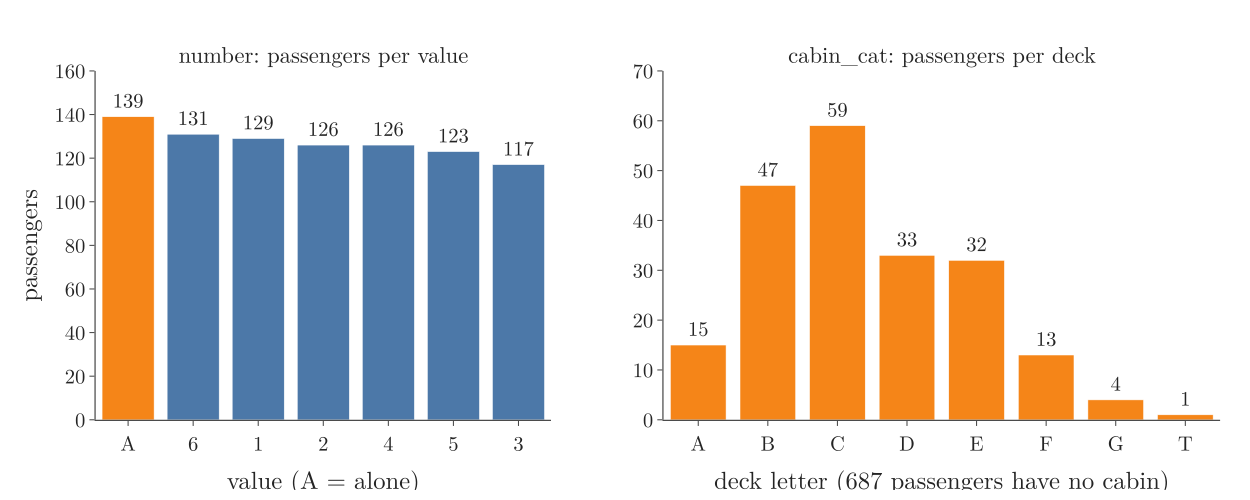

Source code (Python):
"""Plotly chart for Note 33: how often each value of `number` appears, and passengers per cabin deck."""
from pathlib import Path
import pandas as pd
import plotly.graph_objects as go
from plotly.subplots import make_subplots

here = Path(__file__).parent
BLUE, ORANGE = "#4C78A8", "#F58518"
df = pd.read_csv(here.parent / "data" / "titanic.csv")

number = df["number"].value_counts()
deck = df["Cabin"].str[0].value_counts().sort_index()

fig = make_subplots(1, 2, horizontal_spacing=0.1, column_widths=[0.45, 0.55],
                    subplot_titles=["number: passengers per value", "cabin_cat: passengers per deck"])
fig.add_trace(go.Bar(x=number.index, y=number.values, text=number.values, textposition="outside",
                     marker_color=[ORANGE if v == "A" else BLUE for v in number.index]), 1, 1)
fig.add_trace(go.Bar(x=deck.index, y=deck.values, text=deck.values, textposition="outside",
                     marker_color=ORANGE), 1, 2)
fig.update_yaxes(title="passengers", range=[0, 160], row=1, col=1)
fig.update_yaxes(range=[0, 70], row=1, col=2)
fig.update_xaxes(title="value (A = alone)", type="category", row=1, col=1)
fig.update_xaxes(title="deck letter (687 passengers have no cabin)", row=1, col=2)
fig.update_layout(template="simple_white", width=1200, height=480, showlegend=False,
                  font=dict(family="Latin Modern Roman", size=20), margin=dict(l=70, r=20, t=60, b=70))
fig.update_annotations(font_size=22)
fig.write_image(here / "counts.png", scale=2)
fig.write_image(here / "counts.pdf")
